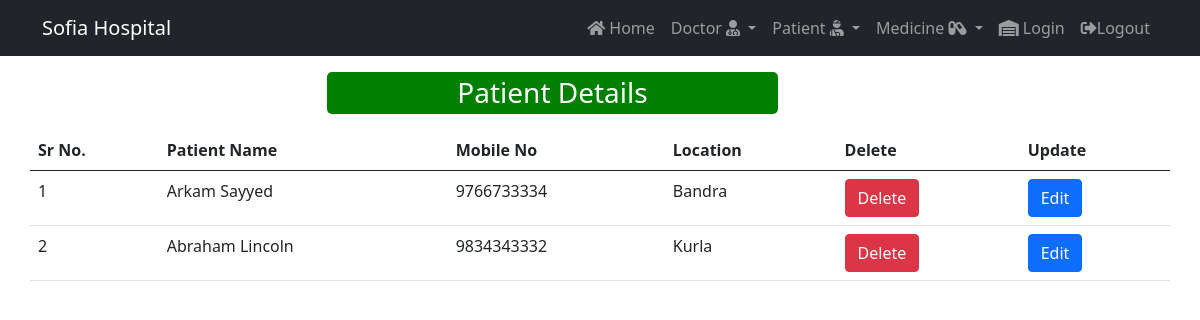
Page /viewpnt/ on the committed database.
### hms/models.py (models this page shows)
class CommonInfo(models.Model):
    Name = models.CharField(max_length=50)
    Mobile_No = models.CharField(max_length=10)
    Code = models.CharField(unique=True, max_length=15)
    Location = models.CharField(max_length=50)
    class Meta:
        abstract = True

class PatientDetail(CommonInfo):
      Code = None

### hms/views.py (the view)
# urls.py: path('viewpnt/', views.view_patient, name='view-patient'),
def view_patient(request):
    patient = PatientDetail.objects.all()
    return render(request,"view_patient.html",{'patient':patient})

### hms/templates/view_patient.html (shortened to what this page needs)
{% extends 'base.html' %}
{% block body %}
<div class="container">
<div class="row">
<div class="col-md-5 offset-3 mt-3 mb-2"> <h3 style="background-color:green; padding:4px; text-align:center;color:white;border-radius:5px;"> Patient Details </h3> </div>
<table class="table table-hover" id="example">
        <thead>
        <tr>
            <th>Sr No.</th>
            <th>Patient Name</th>
            <th>Mobile No</th>
            <th>Location</th>
            <th>Delete</th>
            <th>Update</th>
        </tr>
        </thead>
        <tbody>
        {% for p in patient %}
        <tr>
        <td>
                {{ forloop.counter }}
            </td>
            <td>
                {{p.Name}}
            </td>
                        <td>
                {{p.Mobile_No}}
            </td>
            <td>
                {{p.Location}}
            </td>
                <td>
                <a href="{% url 'delete-patient' p.id %}" onclick="return confirm('Are You really want to delete!!')"
                   class="btn btn-danger">Delete</a>
            </td>
           <td>
                <a href="{% url 'update-patient' p.id %}" class="btn btn-primary">Edit</a>
            </td>
        </tr>
        {% endfor %}
        </tbody>
    </table>
</div>
</div>
{% endblock body %}

### rows in the picture
PatientDetail: Name "Arkam Sayyed", Mobile_No "9766733334", Location "Bandra"
PatientDetail: Name "Abraham Lincoln", Mobile_No "9834343332", Location "Kurla"
